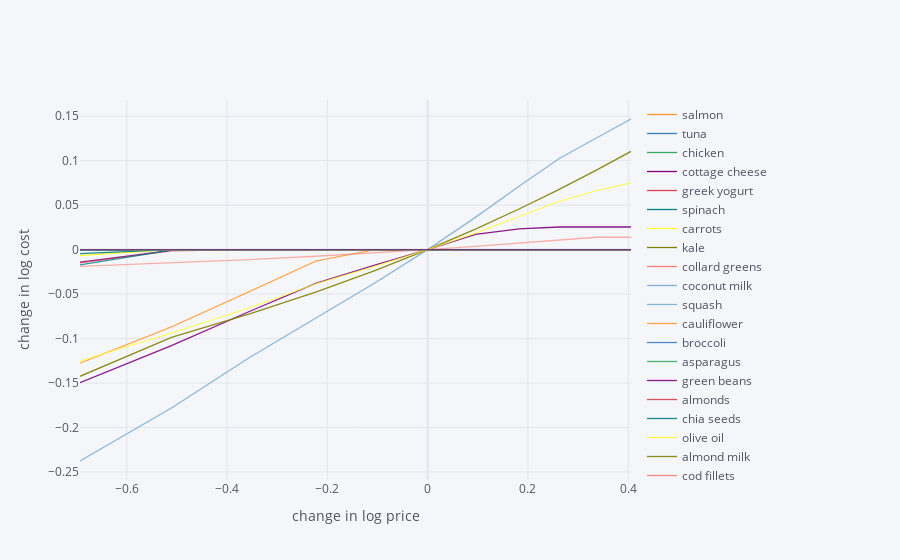

Notebook source saved alongside this figure:
### Code cell
cf.go_offline()

scale = [.5,.6,.7,.8,.9,1.,1.1,1.2,1.3,1.4,1.5]

cost0 = solve_subsistence_problem(FoodNutrients,Prices,diet_min[group],diet_max[group],tol=tol).fun

Price_response={}
for s in scale:
    cost = {}
    for i,p in enumerate(Prices):
        my_p = Prices.copy()
        my_p.iloc[i] = p*s
        result = solve_subsistence_problem(FoodNutrients,my_p,diet_min[group],diet_max[group],tol=tol)
        cost[Prices.index[i]] = np.log(result.fun/cost0)
    Price_response[np.log(s)] = cost

Price_response = pd.DataFrame(Price_response).T
Price_response.iplot(xTitle='change in log price',yTitle='change in log cost')

### Figure 1 — Plotly figure (JSON) as saved in the notebook; plotly's stock layout.template omitted (floating-point values rounded to 4 significant figures)
{"data": [{"line": {"color": "rgba(255, 153, 51, 1.0)", "dash": "solid", "shape": "linear", "width": 1.3}, "mode": "lines", "name": "salmon", "text": "", "type": "scatter", "x": [-0.6931, -0.5108, -0.3567, -0.2231, -0.1054, 0, 0.09531, 0.1823, 0.2624, 0.3365, 0.4055], "y": [0, 0, 0, 0, 0, 0, 0, 0, 0, 0, 0]}, {"line": {"color": "rgba(55, 128, 191, 1.0)", "dash": "solid", "shape": "linear", "width": 1.3}, "mode": "lines", "name": "tuna", "text": "", "type": "scatter", "x": [-0.6931, -0.5108, -0.3567, -0.2231, -0.1054, 0, 0.09531, 0.1823, 0.2624, 0.3365, 0.4055], "y": [0, 0, 0, 0, 0, 0, 0, 0, 0, 0, 0]}, {"line": {"color": "rgba(50, 171, 96, 1.0)", "dash": "solid", "shape": "linear", "width": 1.3}, "mode": "lines", "name": "chicken", "text": "", "type": "scatter", "x": [-0.6931, -0.5108, -0.3567, -0.2231, -0.1054, 0, 0.09531, 0.1823, 0.2624, 0.3365, 0.4055], "y": [0, 0, 0, 0, 0, 0, 0, 0, 0, 0, 0]}, {"line": {"color": "rgba(128, 0, 128, 1.0)", "dash": "solid", "shape": "linear", "width": 1.3}, "mode": "lines", "name": "cottage cheese", "text": "", "type": "scatter", "x": [-0.6931, -0.5108, -0.3567, -0.2231, -0.1054, 0, 0.09531, 0.1823, 0.2624, 0.3365, 0.4055], "y": [0, 0, 0, 0, 0, 0, 0, 0, 0, 0, 0]}, {"line": {"color": "rgba(219, 64, 82, 1.0)", "dash": "solid", "shape": "linear", "width": 1.3}, "mode": "lines", "name": "greek yogurt", "text": "", "type": "scatter", "x": [-0.6931, -0.5108, -0.3567, -0.2231, -0.1054, 0, 0.09531, 0.1823, 0.2624, 0.3365, 0.4055], "y": [-3.157e-06, 0, 0, 0, 0, 0, 0, 0, 0, 0, 0]}, {"line": {"color": "rgba(0, 128, 128, 1.0)", "dash": "solid", "shape": "linear", "width": 1.3}, "mode": "lines", "name": "spinach", "text": "", "type": "scatter", "x": [-0.6931, -0.5108, -0.3567, -0.2231, -0.1054, 0, 0.09531, 0.1823, 0.2624, 0.3365, 0.4055], "y": [0, 0, 0, 0, 0, 0, 0, 0, 0, 0, 0]}, {"line": {"color": "rgba(255, 255, 51, 1.0)", "dash": "solid", "shape": "linear", "width": 1.3}, "mode": "lines", "name": "carrots", "text": "", "type": "scatter", "x": [-0.6931, -0.5108, -0.3567, -0.2231, -0.1054, 0, 0.09531, 0.1823, 0.2624, 0.3365, 0.4055], "y": [-0.006713, -3.119e-05, -9.814e-06, 0, 0, 0, 0, 0, 0, 0, 0]}, {"line": {"color": "rgba(128, 128, 0, 1.0)", "dash": "solid", "shape": "linear", "width": 1.3}, "mode": "lines", "name": "kale", "text": "", "type": "scatter", "x": [-0.6931, -0.5108, -0.3567, -0.2231, -0.1054, 0, 0.09531, 0.1823, 0.2624, 0.3365, 0.4055], "y": [0, 0, 0, 0, 0, 0, 0, 0, 0, 0, 0]}, {"line": {"color": "rgba(251, 128, 114, 1.0)", "dash": "solid", "shape": "linear", "width": 1.3}, "mode": "lines", "name": "collard greens", "text": "", "type": "scatter", "x": [-0.6931, -0.5108, -0.3567, -0.2231, -0.1054, 0, 0.09531, 0.1823, 0.2624, 0.3365, 0.4055], "y": [-0.0149, -0.001463, 0, 0, 0, 0, 0, 0, 0, 0, 0]}, {"line": {"color": "rgba(128, 177, 211, 1.0)", "dash": "solid", "shape": "linear", "width": 1.3}, "mode": "lines", "name": "coconut milk", "text": "", "type": "scatter", "x": [-0.6931, -0.5108, -0.3567, -0.2231, -0.1054, 0, 0.09531, 0.1823, 0.2624, 0.3365, 0.4055], "y": [0, 0, 0, 0, 0, 0, 0, 0, 0, 0, 0]}, {"line": {"color": "rgba(128, 177, 211, 0.8999999999999999)", "dash": "solid", "shape": "linear", "width": 1.3}, "mode": "lines", "name": "squash", "text": "", "type": "scatter", "x": [-0.6931, -0.5108, -0.3567, -0.2231, -0.1054, 0, 0.09531, 0.1823, 0.2624, 0.3365, 0.4055], "y": [-0.2377, -0.1781, -0.1218, -0.07665, -0.03759, 0, 0.03621, 0.07115, 0.1024, 0.1254, 0.1468]}, {"line": {"color": "rgba(255, 153, 51, 0.8999999999999999)", "dash": "solid", "shape": "linear", "width": 1.3}, "mode": "lines", "name": "cauliflower", "text": "", "type": "scatter", "x": [-0.6931, -0.5108, -0.3567, -0.2231, -0.1054, 0, 0.09531, 0.1823, 0.2624, 0.3365, 0.4055], "y": [0, 0, 0, 0, 0, 0, 0, 0, 0, 0, 0]}, {"line": {"color": "rgba(55, 128, 191, 0.8999999999999999)", "dash": "solid", "shape": "linear", "width": 1.3}, "mode": "lines", "name": "broccoli", "text": "", "type": "scatter", "x": [-0.6931, -0.5108, -0.3567, -0.2231, -0.1054, 0, 0.09531, 0.1823, 0.2624, 0.3365, 0.4055], "y": [0, 0, 0, 0, 0, 0, 0, 0, 0, 0, 0]}, {"line": {"color": "rgba(50, 171, 96, 0.8999999999999999)", "dash": "solid", "shape": "linear", "width": 1.3}, "mode": "lines", "name": "asparagus", "text": "", "type": "scatter", "x": [-0.6931, -0.5108, -0.3567, -0.2231, -0.1054, 0, 0.09531, 0.1823, 0.2624, 0.3365, 0.4055], "y": [0, 0, 0, 0, 0, 0, 0, 0, 0, 0, 0]}, {"line": {"color": "rgba(128, 0, 128, 0.8999999999999999)", "dash": "solid", "shape": "linear", "width": 1.3}, "mode": "lines", "name": "green beans", "text": "", "type": "scatter", "x": [-0.6931, -0.5108, -0.3567, -0.2231, -0.1054, 0, 0.09531, 0.1823, 0.2624, 0.3365, 0.4055], "y": [-0.1497, -0.108, -0.06986, -0.03788, -0.01746, 0, 0.01712, 0.0233, 0.02538, 0.02538, 0.02538]}, {"line": {"color": "rgba(219, 64, 82, 0.8999999999999999)", "dash": "solid", "shape": "linear", "width": 1.3}, "mode": "lines", "name": "almonds", "text": "", "type": "scatter", "x": [-0.6931, -0.5108, -0.3567, -0.2231, -0.1054, 0, 0.09531, 0.1823, 0.2624, 0.3365, 0.4055], "y": [0, 0, 0, 0, 0, 0, 0, 0, 0, 0, 0]}, {"line": {"color": "rgba(0, 128, 128, 0.8999999999999999)", "dash": "solid", "shape": "linear", "width": 1.3}, "mode": "lines", "name": "chia seeds", "text": "", "type": "scatter", "x": [-0.6931, -0.5108, -0.3567, -0.2231, -0.1054, 0, 0.09531, 0.1823, 0.2624, 0.3365, 0.4055], "y": [-0.004617, -4.044e-05, -2.005e-05, -3.449e-06, 0, 0, 0, 0, 0, 0, 0]}, {"line": {"color": "rgba(255, 255, 51, 0.8999999999999999)", "dash": "solid", "shape": "linear", "width": 1.3}, "mode": "lines", "name": "olive oil", "text": "", "type": "scatter", "x": [-0.6931, -0.5108, -0.3567, -0.2231, -0.1054, 0, 0.09531, 0.1823, 0.2624, 0.3365, 0.4055], "y": [0, 0, 0, 0, 0, 0, 0, 0, 0, 0, 0]}, {"line": {"color": "rgba(128, 128, 0, 0.8999999999999999)", "dash": "solid", "shape": "linear", "width": 1.3}, "mode": "lines", "name": "almond milk", "text": "", "type": "scatter", "x": [-0.6931, -0.5108, -0.3567, -0.2231, -0.1054, 0, 0.09531, 0.1823, 0.2624, 0.3365, 0.4055], "y": [-0.1425, -0.09876, -0.07261, -0.04782, -0.02362, 0, 0.02308, 0.04563, 0.06769, 0.08927, 0.1104]}, {"line": {"color": "rgba(251, 128, 114, 0.8999999999999999)", "dash": "solid", "shape": "linear", "width": 1.3}, "mode": "lines", "name": "cod fillets", "text": "", "type": "scatter", "x": [-0.6931, -0.5108, -0.3567, -0.2231, -0.1054, 0, 0.09531, 0.1823, 0.2624, 0.3365, 0.4055], "y": [0, 0, 0, 0, 0, 0, 0, 0, 0, 0, 0]}, {"line": {"color": "rgba(251, 128, 114, 0.7999999999999998)", "dash": "solid", "shape": "linear", "width": 1.3}, "mode": "lines", "name": "pork loin", "text": "", "type": "scatter", "x": [-0.6931, -0.5108, -0.3567, -0.2231, -0.1054, 0, 0.09531, 0.1823, 0.2624, 0.3365, 0.4055], "y": [0, 0, 0, 0, 0, 0, 0, 0, 0, 0, 0]}, {"line": {"color": "rgba(128, 177, 211, 0.7999999999999998)", "dash": "solid", "shape": "linear", "width": 1.3}, "mode": "lines", "name": "ground beef 80% lean 20% fat", "text": "", "type": "scatter", "x": [-0.6931, -0.5108, -0.3567, -0.2231, -0.1054, 0, 0.09531, 0.1823, 0.2624, 0.3365, 0.4055], "y": [0, 0, 0, 0, 0, 0, 0, 0, 0, 0, 0]}, {"line": {"color": "rgba(255, 153, 51, 0.7999999999999998)", "dash": "solid", "shape": "linear", "width": 1.3}, "mode": "lines", "name": "avocado", "text": "", "type": "scatter", "x": [-0.6931, -0.5108, -0.3567, -0.2231, -0.1054, 0, 0.09531, 0.1823, 0.2624, 0.3365, 0.4055], "y": [-0.1276, -0.0868, -0.04759, -0.01299, 0, 0, 0, 0, 0, 0, 0]}, {"line": {"color": "rgba(55, 128, 191, 0.7999999999999998)", "dash": "solid", "shape": "linear", "width": 1.3}, "mode": "lines", "name": "egg", "text": "", "type": "scatter", "x": [-0.6931, -0.5108, -0.3567, -0.2231, -0.1054, 0, 0.09531, 0.1823, 0.2624, 0.3365, 0.4055], "y": [0, 0, 0, 0, 0, 0, 0, 0, 0, 0, 0]}, {"line": {"color": "rgba(50, 171, 96, 0.7999999999999998)", "dash": "solid", "shape": "linear", "width": 1.3}, "mode": "lines", "name": "coconut oil", "text": "", "type": "scatter", "x": [-0.6931, -0.5108, -0.3567, -0.2231, -0.1054, 0, 0.09531, 0.1823, 0.2624, 0.3365, 0.4055], "y": [0, 0, 0, 0, 0, 0, 0, 0, 0, 0, 0]}, {"line": {"color": "rgba(128, 0, 128, 0.7999999999999998)", "dash": "solid", "shape": "linear", "width": 1.3}, "mode": "lines", "name": "almond flower", "text": "", "type": "scatter", "x": [-0.6931, -0.5108, -0.3567, -0.2231, -0.1054, 0, 0.09531, 0.1823, 0.2624, 0.3365, 0.4055], "y": [-0.01411, -0.0009656, -7.6e-06, 0, 0, 0, 0, 0, 0, 0, 0]}, {"line": {"color": "rgba(219, 64, 82, 0.7999999999999998)", "dash": "solid", "shape": "linear", "width": 1.3}, "mode": "lines", "name": "mayonnaise", "text": "", "type": "scatter", "x": [-0.6931, -0.5108, -0.3567, -0.2231, -0.1054, 0, 0.09531, 0.1823, 0.2624, 0.3365, 0.4055], "y": [0, 0, 0, 0, 0, 0, 0, 0, 0, 0, 0]}, {"line": {"color": "rgba(0, 128, 128, 0.7999999999999998)", "dash": "solid", "shape": "linear", "width": 1.3}, "mode": "lines", "name": "cabbage", "text": "", "type": "scatter", "x": [-0.6931, -0.5108, -0.3567, -0.2231, -0.1054, 0, 0.09531, 0.1823, 0.2624, 0.3365, 0.4055], "y": [-0.01724, -0.0005201, 0, 0, 0, 0, 0, 0, 0, 0, 0]}, {"line": {"color": "rgba(255, 255, 51, 0.7999999999999998)", "dash": "solid", "shape": "linear", "width": 1.3}, "mode": "lines", "name": "green bell pepper", "text": "", "type": "scatter", "x": [-0.6931, -0.5108, -0.3567, -0.2231, -0.1054, 0, 0.09531, 0.1823, 0.2624, 0.3365, 0.4055], "y": [0, 0, 0, 0, 0, 0, 0, 0, 0, 0, 0]}, {"line": {"color": "rgba(128, 128, 0, 0.7999999999999998)", "dash": "solid", "shape": "linear", "width": 1.3}, "mode": "lines", "name": "bacon", "text": "", "type": "scatter", "x": [-0.6931, -0.5108, -0.3567, -0.2231, -0.1054, 0, 0.09531, 0.1823, 0.2624, 0.3365, 0.4055], "y": [0, 0, 0, 0, 0, 0, 0, 0, 0, 0, 0]}, {"line": {"color": "rgba(128, 128, 0, 0.7)", "dash": "solid", "shape": "linear", "width": 1.3}, "mode": "lines", "name": "ground turkey", "text": "", "type": "scatter", "x": [-0.6931, -0.5108, -0.3567, -0.2231, -0.1054, 0, 0.09531, 0.1823, 0.2624, 0.3365, 0.4055], "y": [0, 0, 0, 0, 0, 0, 0, 0, 0, 0, 0]}, {"line": {"color": "rgba(251, 128, 114, 0.7)", "dash": "solid", "shape": "linear", "width": 1.3}, "mode": "lines", "name": "tofu", "text": "", "type": "scatter", "x": [-0.6931, -0.5108, -0.3567, -0.2231, -0.1054, 0, 0.09531, 0.1823, 0.2624, 0.3365, 0.4055], "y": [0, 0, 0, 0, 0, 0, 0, 0, 0, 0, 0]}, {"line": {"color": "rgba(128, 177, 211, 0.7)", "dash": "solid", "shape": "linear", "width": 1.3}, "mode": "lines", "name": "kefir", "text": "", "type": "scatter", "x": [-0.6931, -0.5108, -0.3567, -0.2231, -0.1054, 0, 0.09531, 0.1823, 0.2624, 0.3365, 0.4055], "y": [0, 0, 0, 0, 0, 0, 0, 0, 0, 0, 0]}, {"line": {"color": "rgba(255, 153, 51, 0.7)", "dash": "solid", "shape": "linear", "width": 1.3}, "mode": "lines", "name": "hemp seeds", "text": "", "type": "scatter", "x": [-0.6931, -0.5108, -0.3567, -0.2231, -0.1054, 0, 0.09531, 0.1823, 0.2624, 0.3365, 0.4055], "y": [0, 0, 0, 0, 0, 0, 0, 0, 0, 0, 0]}, {"line": {"color": "rgba(55, 128, 191, 0.7)", "dash": "solid", "shape": "linear", "width": 1.3}, "mode": "lines", "name": "frozen berries", "text": "", "type": "scatter", "x": [-0.6931, -0.5108, -0.3567, -0.2231, -0.1054, 0, 0.09531, 0.1823, 0.2624, 0.3365, 0.4055], "y": [0, 0, 0, 0, 0, 0, 0, 0, 0, 0, 0]}, {"line": {"color": "rgba(50, 171, 96, 0.7)", "dash": "solid", "shape": "linear", "width": 1.3}, "mode": "lines", "name": "zuchini noodles", "text": "", "type": "scatter", "x": [-0.6931, -0.5108, -0.3567, -0.2231, -0.1054, 0, 0.09531, 0.1823, 0.2624, 0.3365, 0.4055], "y": [0, 0, 0, 0, 0, 0, 0, 0, 0, 0, 0]}, {"line": {"color": "rgba(128, 0, 128, 0.7)", "dash": "solid", "shape": "linear", "width": 1.3}, "mode": "lines", "name": "peanuts", "text": "", "type": "scatter", "x": [-0.6931, -0.5108, -0.3567, -0.2231, -0.1054, 0, 0.09531, 0.1823, 0.2624, 0.3365, 0.4055], "y": [-6.471e-06, 0, 0, 0, 0, 0, 0, 0, 0, 0, 0]}, {"line": {"color": "rgba(219, 64, 82, 0.7)", "dash": "solid", "shape": "linear", "width": 1.3}, "mode": "lines", "name": "walnuts", "text": "", "type": "scatter", "x": [-0.6931, -0.5108, -0.3567, -0.2231, -0.1054, 0, 0.09531, 0.1823, 0.2624, 0.3365, 0.4055], "y": [0, 0, 0, 0, 0, 0, 0, 0, 0, 0, 0]}, {"line": {"color": "rgba(0, 128, 128, 0.7)", "dash": "solid", "shape": "linear", "width": 1.3}, "mode": "lines", "name": "manzanilla olives", "text": "", "type": "scatter", "x": [-0.6931, -0.5108, -0.3567, -0.2231, -0.1054, 0, 0.09531, 0.1823, 0.2624, 0.3365, 0.4055], "y": [0, 0, 0, 0, 0, 0, 0, 0, 0, 0, 0]}, {"line": {"color": "rgba(255, 255, 51, 0.7)", "dash": "solid", "shape": "linear", "width": 1.3}, "mode": "lines", "name": "apple", "text": "", "type": "scatter", "x": [-0.6931, -0.5108, -0.3567, -0.2231, -0.1054, 0, 0.09531, 0.1823, 0.2624, 0.3365, 0.4055], "y": [-0.1252, -0.09398, -0.06591, -0.03861, -0.01895, 0, 0.01858, 0.03682, 0.0542, 0.06638, 0.07488]}, {"line": {"color": "rgba(255, 255, 51, 0.5999999999999999)", "dash": "solid", "shape": "linear", "width": 1.3}, "mode": "lines", "name": "tomato", "text": "", "type": "scatter", "x": [-0.6931, -0.5108, -0.3567, -0.2231, -0.1054, 0, 0.09531, 0.1823, 0.2624, 0.3365, 0.4055], "y": [0, 0, 0, 0, 0, 0, 0, 0, 0, 0, 0]}, {"line": {"color": "rgba(128, 128, 0, 0.5999999999999999)", "dash": "solid", "shape": "linear", "width": 1.3}, "mode": "lines", "name": "spam", "text": "", "type": "scatter", "x": [-0.6931, -0.5108, -0.3567, -0.2231, -0.1054, 0, 0.09531, 0.1823, 0.2624, 0.3365, 0.4055], "y": [0, 0, 0, 0, 0, 0, 0, 0, 0, 0, 0]}, {"line": {"color": "rgba(251, 128, 114, 0.5999999999999999)", "dash": "solid", "shape": "linear", "width": 1.3}, "mode": "lines", "name": "black beans", "text": "", "type": "scatter", "x": [-0.6931, -0.5108, -0.3567, -0.2231, -0.1054, 0, 0.09531, 0.1823, 0.2624, 0.3365, 0.4055], "y": [-0.01881, -0.01502, -0.01124, -0.007482, -0.003734, 0, 0.003713, 0.007403, 0.01108, 0.01386, 0.01386]}, {"line": {"color": "rgba(128, 177, 211, 0.5999999999999999)", "dash": "solid", "shape": "linear", "width": 1.3}, "mode": "lines", "name": "cauliflower rice", "text": "", "type": "scatter", "x": [-0.6931, -0.5108, -0.3567, -0.2231, -0.1054, 0, 0.09531, 0.1823, 0.2624, 0.3365, 0.4055], "y": [0, 0, 0, 0, 0, 0, 0, 0, 0, 0, 0]}, {"line": {"color": "rgba(255, 153, 51, 0.5999999999999999)", "dash": "solid", "shape": "linear", "width": 1.3}, "mode": "lines", "name": "creamy almond butter no salt", "text": "", "type": "scatter", "x": [-0.6931, -0.5108, -0.3567, -0.2231, -0.1054, 0, 0.09531, 0.1823, 0.2624, 0.3365, 0.4055], "y": [0, 0, 0, 0, 0, 0, 0, 0, 0, 0, 0]}, {"line": {"color": "rgba(55, 128, 191, 0.5999999999999999)", "dash": "solid", "shape": "linear", "width": 1.3}, "mode": "lines", "name": "creamy salted peanut butter", "text": "", "type": "scatter", "x": [-0.6931, -0.5108, -0.3567, -0.2231, -0.1054, 0, 0.09531, 0.1823, 0.2624, 0.3365, 0.4055], "y": [-0.0009614, -2.98e-05, -1.99e-05, -1e-05, -9.926e-08, 0, 0, 0, 0, 0, 0]}, {"line": {"color": "rgba(50, 171, 96, 0.5999999999999999)", "dash": "solid", "shape": "linear", "width": 1.3}, "mode": "lines", "name": "wild arugula", "text": "", "type": "scatter", "x": [-0.6931, -0.5108, -0.3567, -0.2231, -0.1054, 0, 0.09531, 0.1823, 0.2624, 0.3365, 0.4055], "y": [0, 0, 0, 0, 0, 0, 0, 0, 0, 0, 0]}, {"line": {"color": "rgba(128, 0, 128, 0.5999999999999999)", "dash": "solid", "shape": "linear", "width": 1.3}, "mode": "lines", "name": "traditional whole milk ricotta cheese", "text": "", "type": "scatter", "x": [-0.6931, -0.5108, -0.3567, -0.2231, -0.1054, 0, 0.09531, 0.1823, 0.2624, 0.3365, 0.4055], "y": [0, 0, 0, 0, 0, 0, 0, 0, 0, 0, 0]}], "layout": {"autosize": true, "legend": {"bgcolor": "#F5F6F9", "font": {"color": "#4D5663"}}, "paper_bgcolor": "#F5F6F9", "plot_bgcolor": "#F5F6F9", "title": {"font": {"color": "#4D5663"}}, "xaxis": {"autorange": true, "gridcolor": "#E1E5ED", "range": [-0.6931, 0.4055], "showgrid": true, "tickfont": {"color": "#4D5663"}, "title": {"font": {"color": "#4D5663"}, "text": "change in log price"}, "type": "linear", "zerolinecolor": "#E1E5ED"}, "yaxis": {"autorange": true, "gridcolor": "#E1E5ED", "range": [-0.2591, 0.1682], "showgrid": true, "tickfont": {"color": "#4D5663"}, "title": {"font": {"color": "#4D5663"}, "text": "change in log cost"}, "type": "linear", "zerolinecolor": "#E1E5ED"}}}
